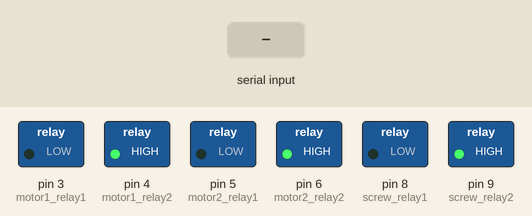
Bench run of a sketch on a simulated Arduino Uno, built with avr-gcc and run on an emulated ATmega328P. On the bench: switched loads named in the sketch (green lamp = pin HIGH). The test bench sets the inputs (shaded band).

Above: at 1.2 s.
1.3 s: "u" received over the second serial link
At 1.7 s:
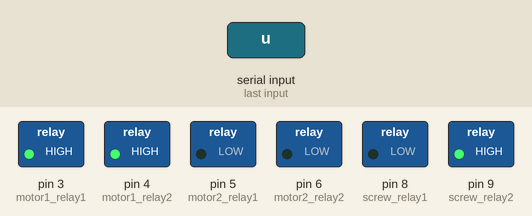
3.3 s: "d" received over the second serial link
At 3.7 s:
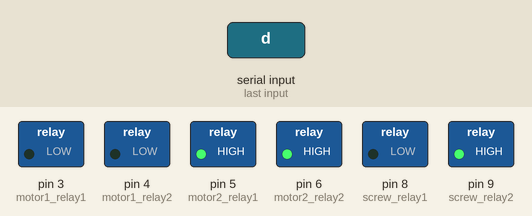
5.3 s: "l" received over the second serial link
At 5.7 s:
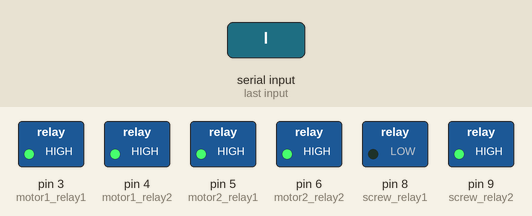
7.3 s: "r" received over the second serial link
At 7.7 s:
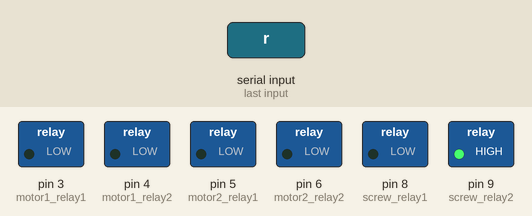
9.3 s: "f" received over the second serial link
At 9.54 s:
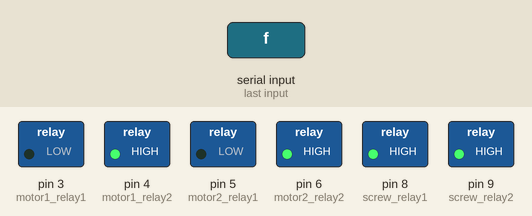
11.2 s: "b" received over the second serial link
At 11.6 s:
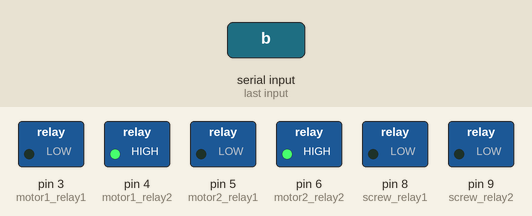
Timing chart, 0 to 14.2 s (numbered marks = the images above; inputs shaded):
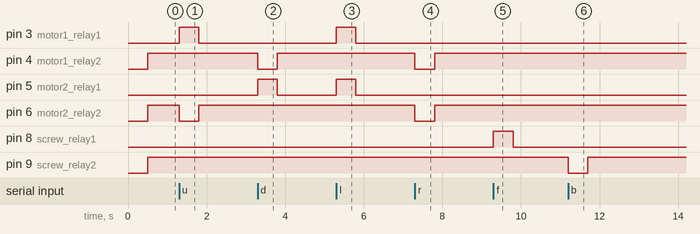

Measured:
- after the input at 1.3 s, pin 3 (motor1_relay1): LOW → HIGH at once, → LOW 0.50 s later; pin 6 (motor2_relay2): HIGH → LOW at once, → HIGH 0.50 s later
- after the input at 3.3 s, pin 4 (motor1_relay2): HIGH → LOW at once, → HIGH 0.50 s later; pin 5 (motor2_relay1): LOW → HIGH at once, → LOW 0.50 s later
- after the input at 5.3 s, pin 3 (motor1_relay1), pin 5 (motor2_relay1): LOW → HIGH at once, → LOW 0.50 s later
- after the input at 7.3 s, pin 4 (motor1_relay2), pin 6 (motor2_relay2): HIGH → LOW at once, → HIGH 0.50 s later
- after the input at 9.3 s, pin 8 (screw_relay1): LOW → HIGH at once, → LOW 0.50 s later
- after the input at 11.2 s, pin 9 (screw_relay2): HIGH → LOW at once, → HIGH 0.50 s later

The sketch:

BT_motor.ino
```cpp
#include <SoftwareSerial.h>
#include <Wire.h>


const int UP = 1, DOWN = 2, RIGHT = 3, LEFT = 4, FRONT = 5, BACK = 6;


SoftwareSerial BT(10,11); //(RX, TX)

const int motor1_relay1 = 3, motor1_relay2 = 4;
const int motor2_relay1 = 5, motor2_relay2 = 6;
const int screw_relay1 = 8, screw_relay2 = 9;
const int BUZZ = 10;

int dir = 0;

// idle
long int itime = 0;
long int buzz_time = 0;

void setup() {
  Serial.begin(9600);
  BT.begin(9600);
  pinMode(motor1_relay1, OUTPUT);
  pinMode(motor1_relay2, OUTPUT);
  pinMode(motor2_relay1, OUTPUT);
  pinMode(motor2_relay2, OUTPUT);

  pinMode(screw_relay1, OUTPUT);
  pinMode(screw_relay2, OUTPUT);

  digitalWrite(motor1_relay1, LOW);
  digitalWrite(motor1_relay2, LOW);
  digitalWrite(motor2_relay1, LOW);
  digitalWrite(motor2_relay2, LOW);

  digitalWrite(screw_relay1, LOW);
  digitalWrite(screw_relay2, LOW);
}

void loop() {

  char cmd;
  if (BT.available() > 0)   //whether receive the data
  {
    itime = millis();
    cmd = BT.read();

    if(cmd == 'u')
    {
      //Serial.println("u");
      dir = 1;
    }
    if(cmd == 'd')
    {
      //Serial.println("d");
      dir = 2;
    }
    if(cmd == 'l')
    {
      //Serial.println("l");
      dir = 3;
    }
    if(cmd == 'r')
    {
      //Serial.println("r");
      dir = 4;
    }
    if(cmd == 'f')
    {
      //Serial.println("f");
      dir = FRONT;
    }
    if(cmd == 'b')
    {
      //Serial.println("b");
      dir = BACK;
    }
    if(cmd == 'e')
    {
      //Serial.println("e");
      dir = 0;
    }
    if(cmd == 'z')
    {
      //Serial.println("z");
      digitalWrite(BUZZ, HIGH);
      buzz_time = millis();
    }
    dir_ctrl(dir);
  }


  if(millis() - buzz_time  > 500)
  {
    digitalWrite(BUZZ, LOW);
  }

  if( (millis() - itime) > 500)
  {
    //Serial.println("accidently dicnt");
    dir_ctrl(1100);
  }

}
void dir_ctrl(int dir){
    switch(dir)
    {
    case UP:
      //Serial.println(UP);
      digitalWrite(motor1_relay1, HIGH);
      digitalWrite(motor1_relay2, HIGH);
      digitalWrite(motor2_relay1, LOW);
      digitalWrite(motor2_relay2, LOW);
     break;
    case DOWN:
      //Serial.println(DOWN);
      digitalWrite(motor1_relay1, LOW);
      digitalWrite(motor1_relay2, LOW);
      digitalWrite(motor2_relay1, HIGH);
      digitalWrite(motor2_relay2, HIGH);
     break;
    case RIGHT:
      //Serial.println(RIGHT);
      digitalWrite(motor1_relay1, HIGH);
      digitalWrite(motor1_relay2, HIGH);
      digitalWrite(motor2_relay1, HIGH);
      digitalWrite(motor2_relay2, HIGH);
      break;
    case LEFT:
      //Serial.println(LEFT);
      digitalWrite(motor1_relay1, LOW);
      digitalWrite(motor1_relay2, LOW);
      digitalWrite(motor2_relay1, LOW);
      digitalWrite(motor2_relay2, LOW);
      break;
    case FRONT:
      //Serial.println("FRONT");
      digitalWrite(screw_relay1, HIGH);
      digitalWrite(screw_relay2, HIGH);
      break;
    case BACK:
      //Serial.println("BACK");
      digitalWrite(screw_relay1, LOW);
      digitalWrite(screw_relay2, LOW);
      break;
    default:
      //Serial.println("Stop");
      digitalWrite(motor1_relay1, LOW);
      digitalWrite(motor1_relay2, HIGH);
      digitalWrite(motor2_relay1, LOW);
      digitalWrite(motor2_relay2, HIGH);

      digitalWrite(screw_relay1, LOW);
      digitalWrite(screw_relay2, HIGH);
    }
}
```
